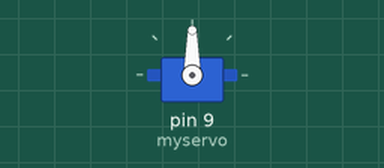
The sketch below on a simulated Arduino Uno, built with avr-gcc and run on an emulated ATmega328P. On the bench: servo.

Above: at 0.1 s.
At 0.62 s:
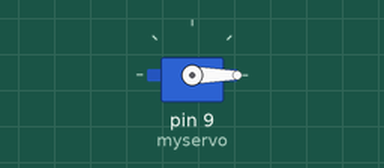
Timing chart, 0 to 2.3 s (numbered marks = the images above):
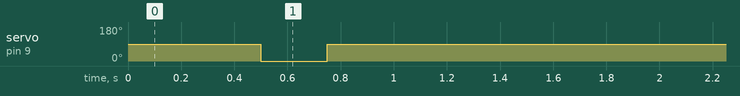

Measured:
- by itself, servo on pin 9 (myservo): 90° → 0° at 0.50 s, → 90° 0.25 s later

The sketch:

gonghitter.ino
```cpp
// GongHitter
// by Vikram and Richard

#include <Servo.h>

int STEP = 5;
int DELAY = 500;
unsigned long TIME_BETWEEN_HITS = 3600000; // one hour

//1000 * 60 * 60 * 24;

Servo myservo;  // create servo object to control a servo
// a maximum of eight servo objects can be created

void moveMallet() {

  // move home
  myservo.write(90);
  delay(DELAY);

  myservo.write(0);
  delay(250);

  // strike
  myservo.write(90);
  delay(DELAY);

}

void setup() {
  myservo.attach(9);  // attaches the servo on pin 9 to the servo object
}

void loop() {
  moveMallet();
  delay(TIME_BETWEEN_HITS);
}
```
